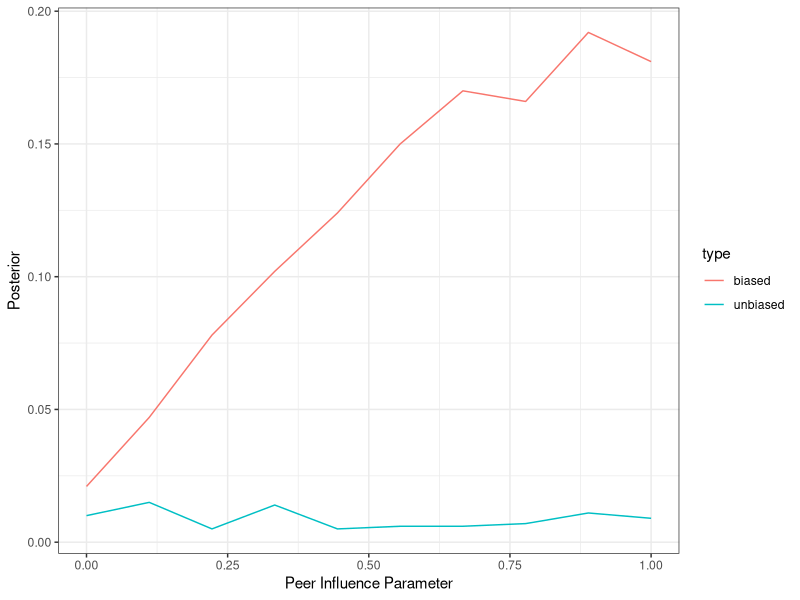
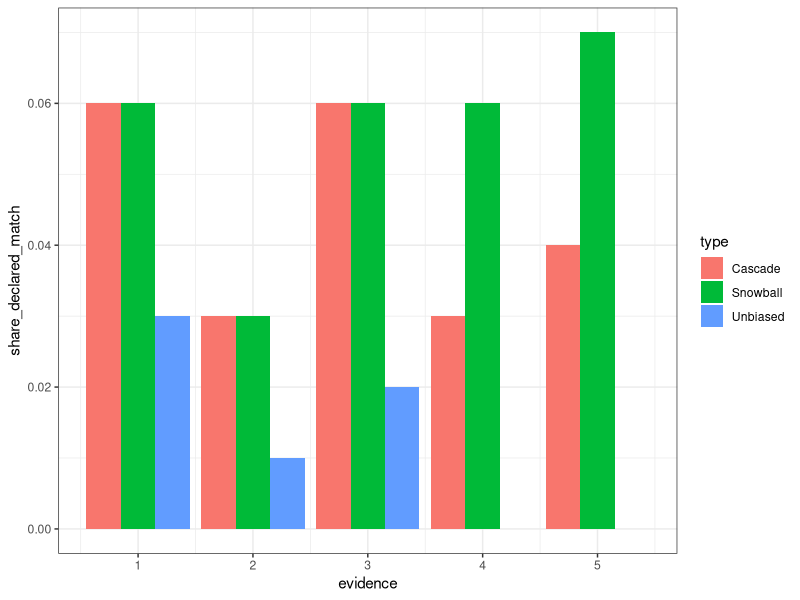

Here is the R script that generated these plots, in order:
# Snowball bias

################ simple simulation ##########
# fix this to match math in paper

# truth
guilty <- 0
I <- 1
p1 <- .5 #prob evidence|guilty=1 (true positive)
p2 <- .05 #prob evidence|guilty=0 (false positive)
p_guilty <- .05 #baseline prob of guilty (1/N, eg)
i_bias <- .05 #bias from I
e_bias <- .2 #bias spilling over from other evidence

p_evidence <- function(g){p1*g + p2*(1-g)}
post_guilty <- function(e1,e2,e3,p_guilty){
  #posterior prob
  (p1*e1 + (1-p1)*(1-e1))*(p1*e2 + (1-p1)*(1-e2))*(p1*e3 + (1-p1)*(1-e3))*p_guilty/
    ((p1*e1 + (1-p1)*(1-e1))*(p1*e2 + (1-p1)*(1-e2))*(p1*e3 + (1-p1)*(1-e3))*p_guilty+
       (p2*e1 + (1-p2)*(1-e1))*(p2*e2 + (1-p2)*(1-e2))*(p2*e3 + (1-p2)*(1-e3))*(1-p_guilty))
}
bound_01 <- function(x){min(max(x,0),1)}

# across n parameter values & N "trials"
n <- 10
N <- 1000
out_biased <- out_unbiased <- matrix(rep(NA,n*4), ncol = 4)
param <- seq(0,1,length.out=n)
for(j in 1:n){
  e_bias <- param[j]
  errs <- errs_unbiased <- matrix(rep(NA,N*4), ncol = 4)
  for(i in 1:N){
    # biased evidence
    e1 <- rbinom(1,1,bound_01(p_evidence(guilty) + i_bias*I))
    e2 <- rbinom(1,1,bound_01(p_evidence(guilty) + e_bias*e1 + i_bias*I))
    e3 <- rbinom(1,1,bound_01(p_evidence(guilty) + e_bias*e1 + e_bias*e2 + i_bias*I))
    
    # unbiased evidence
    e1_unbiased <- rbinom(1,1,bound_01(p_evidence(guilty)))
    e2_unbiased <- rbinom(1,1,bound_01(p_evidence(guilty)))
    e3_unbiased <- rbinom(1,1,bound_01(p_evidence(guilty)))
    
    # final determination
    determined_guilt <- post_guilty(e1,e2,e3,p_guilty)>.5
    determined_guilt_unbiased <- post_guilty(e1_unbiased,e2_unbiased,e3_unbiased,p_guilty)>.5
    
    # errors
    errs[i,] <- c((guilty-determined_guilt)^2,e1,e2,e3)
    errs_unbiased[i,] <- c((guilty-determined_guilt_unbiased)^2,e1_unbiased,e2_unbiased,e3_unbiased)
  }
  
  out_biased[j,] <- apply(errs,2,mean)
  out_unbiased[j,] <- apply(errs_unbiased,2,mean)
}
library(ggplot2)
ggplot(data = data.frame(posterior = c(out_biased[,1],out_unbiased[,1]), type = rep(c('biased','unbiased'), each = n), x = rep(param,2)))+
  geom_line(aes(x=x,y=posterior,color=type))+
  theme_bw()+
  xlab("Peer Influence Parameter") + ylab("Posterior")


######### alternate #########
rm(list = ls())
library(ggplot2)
library(dplyr)

# basics
N = 10 #number of suspects
Pi = .15 #share in pop w I=1
Pi_E = Pi #prob I=1 if E0 (set to constant over pieces of evidence for simplicity)
Pi_EC = Pi #prob I=1 if E0^C (set to constant over pieces of evidence for simplicity)
Prior = 1/N

# 6 kinds of bias

# how do they incorporate true m (assume corectly incorporates true matches (so non-tilde biases are the same as for cascade)
mtrue.func <- function(m) 0 

# bias if see true matches
d_impute <- function(i,m, share.miss){ share.miss + i/2 + 1 + mtrue.func(m)}
d_I <- function(i,m){ (2-(1-i)/(1-Pi)) + mtrue.func(m) }
d_peer <- function(m){1 + mtrue.func(m)}
delta.func <- function(i,m, share.miss) {d_impute(i, m, share.miss)*d_I(i,m)*d_peer(m)}

# how do they incorporate estimated m? 
m.func <- function(m) .2*sum(m>=1) 

# bias if see estimated matches
dt_impute <- function(i,m,share.miss){ share.miss + i/2 + m.func(m)}
dt_I <- function(i,m){ 1 - (1-i)/(1-Pi) + 2*m.func(m) }
dt_peer <- function(m){m.func(m) + 1}
delta.tilde.func <- function(i,m,share.miss) {dt_impute(i, m, share.miss)*dt_I(i,m)*dt_peer(m)}

total.bias <- function(i,m,mhat,share.miss){delta.func(i,m,share.miss)*delta.tilde.func(i,mhat,share.miss)}

g = 0 # 0 means not guilty
i = 1 # 1 means has characteristic
k = 5 # pieces of evidence

# evidence is binom(10,mu1) if guilty, binom(10,mu0) if not guilty
mu1 = .6; mu0=.4

nsims = 100
output = list()
temp = c()
for(sim.round in 1:nsims){
  xy = sapply(1:k, function(j) ifelse(g==1, sum(rbinom(10,1,mu1)), sum(rbinom(10,1,mu0))))
  lik.ratio = sapply(xy, function(j) dbinom(j,10,mu1)/dbinom(j,10,mu0))
  
  # missing evidence (decides degree of imputation)
  share.miss = rbeta(k,1,3)
  
  mhat <- m <- m.cascade <- rep(NA,k)
  m <- sapply(1:k, function(x) lik.ratio[x] * (Pi_E/Pi_EC) * 1/N)
  m.cascade <- sapply(1:k, function(x) delta.func(i,m[x],share.miss[x])*m[x])
  mhat[1] <- m.cascade[1]
  
  for(j in 2:k){mhat[j] <- total.bias(i,m[c(1:(j-1))],mhat[c(1:(j-1))], share.miss[j])*m[j]}
  
  output[[sim.round]] <- data.frame(posterior = c(m,m.cascade,mhat),
                       type = rep(c("Unbiased","Cascade","Snowball"), each = k),
                       evidence = rep(1:k,3),
                       round = rep(i,k*3))
}
sim.out = do.call(rbind, output)
summary = sim.out %>%
  group_by(type,evidence) %>%
  summarise(share_declared_match = mean(posterior>=1))

g <- ggplot(summary, aes(x = evidence, y = share_declared_match, fill = type))+
  geom_bar(stat = 'identity', position = 'dodge')+
  theme_bw()

g
